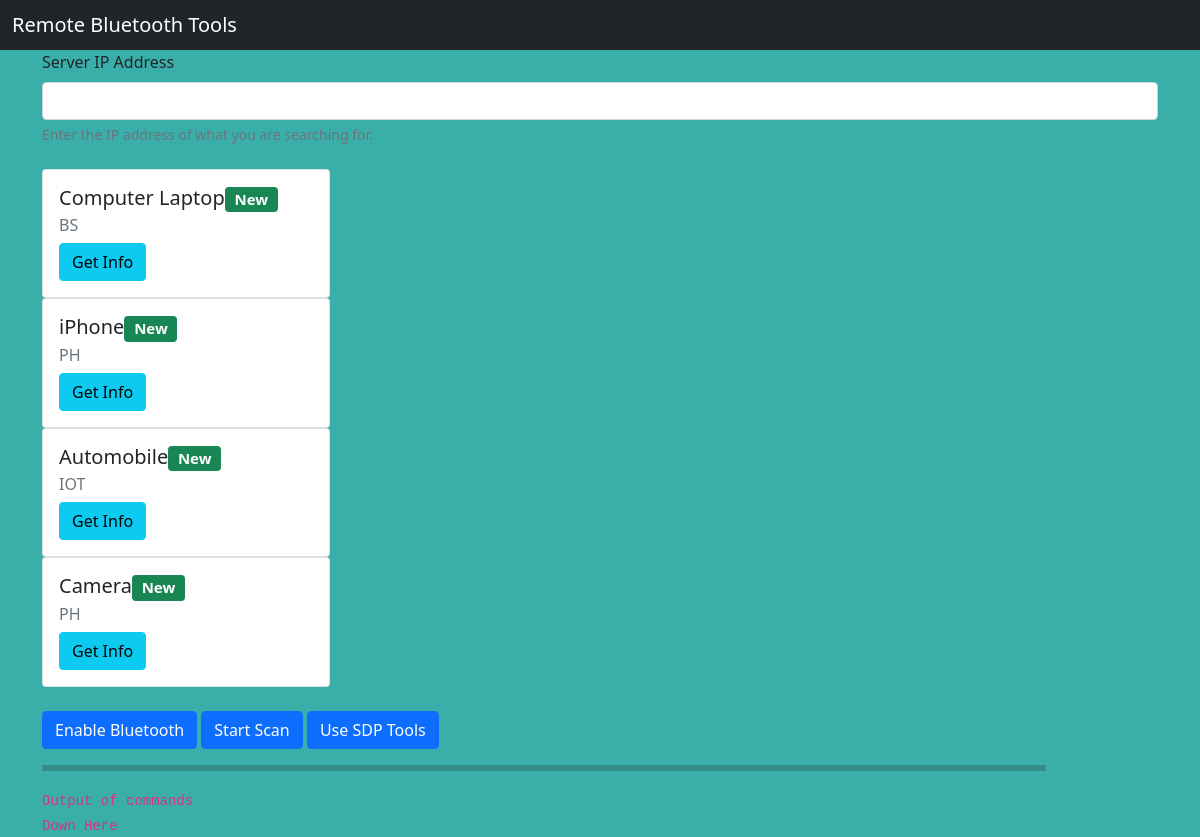
Before: / with the older database file.
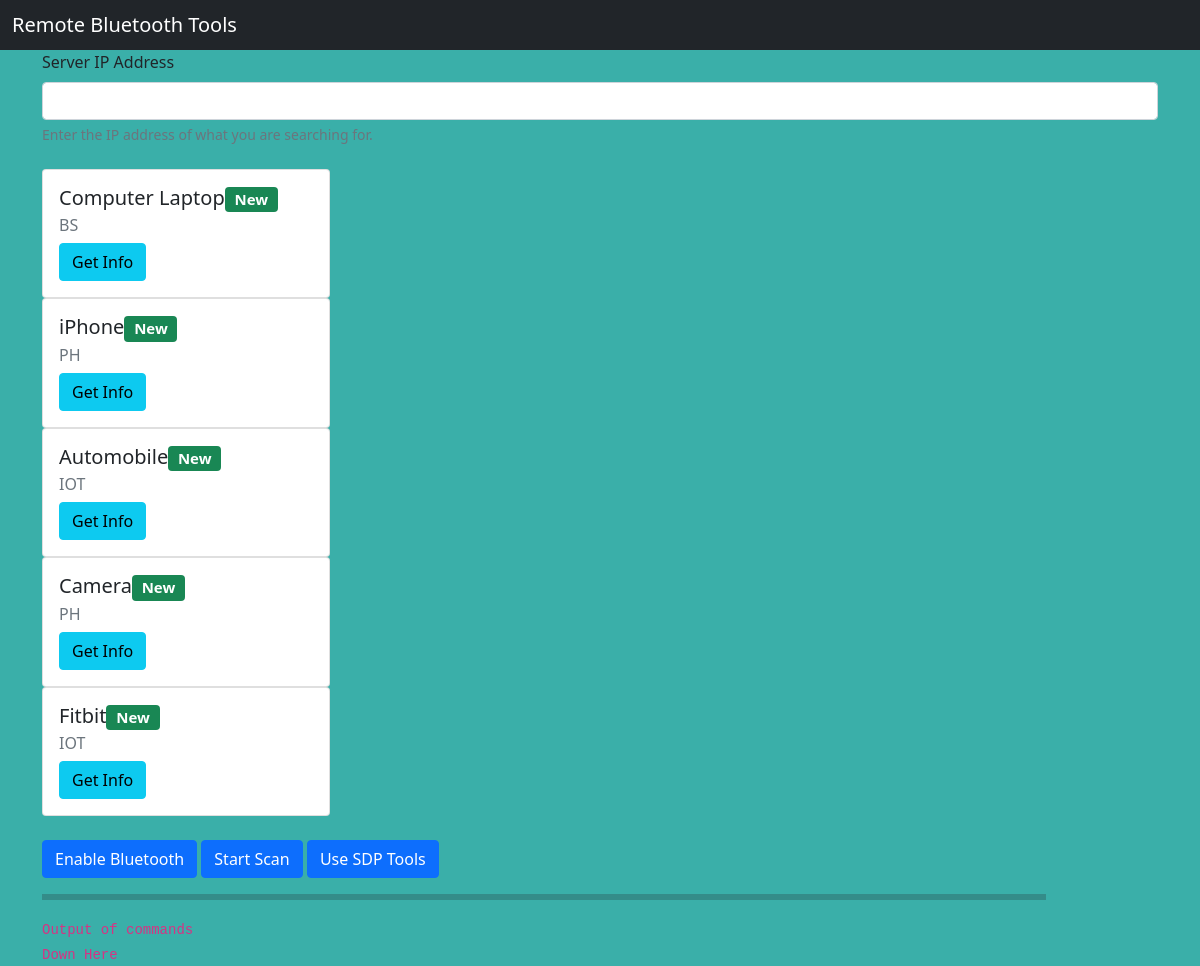
After: the same page with the newer database file.
### home/models.py (models this page shows, shortened)
class BluetoothDevice(models.Model):
    device_name = models.CharField(max_length=100)
    device_type = models.CharField(max_length=3, choices=DEVICE_TYPE)
    device_mac = models.CharField(max_length=100)
    creation_date = models.DateTimeField(default=timezone.now)

### home/views.py (the view)
# urls.py: path('', views.index, name='index'),
def index(request): #Function based view
    devices = BluetoothDevice.objects.all()
    return render(request, 'home/index.html', {'devices': devices})

### home/templates/home/index.html
{% extends "home/base.html" %}
{% block content %}
<div class="container" id="search">
    <form action="#" method="POST">
        <label for="ip_address" class="form-label">Server IP Address</label>
<input type="text" id="ip_address" class="form-control" aria-describedby="ipHelpBlock">
<div id="ipHelpBlock" class="form-text">
Enter the IP address of what you are searching for.</div>
    </form>
    <br>
</div>
<div class="container" id="listing">
    {% for device in devices %}
    <div class="card" style="width: 18rem;">
        <div class="card-body">
          <h5 class="card-title">{{ device.device_name }}<span class="badge bg-success">New</span></h5>
          <h6 class="card-subtitle mb-2 text-muted">{{ device.device_type }}</h6>
          <a href="#" class="btn btn-info">Get Info</a>
        </div>
    </div>
    {% endfor %}
</div>
<br>
<div class="container" id="commands">
        <button type="button" class="btn btn-primary">Enable Bluetooth</button>
        <button type="button" class="btn btn-primary">Start Scan</button>
        <button type="button" class="btn btn-primary">Use SDP Tools</button>
</div>
<div class="container" id="output">
    <hr size="8" width="90%" color="red">
    <code>
        Output of commands <br>
        Down Here
    </code>
</div>
{% endblock %}

Changed rows visible on the page:
added BluetoothDevice: device_name "Fitbit", device_type "IOT"
